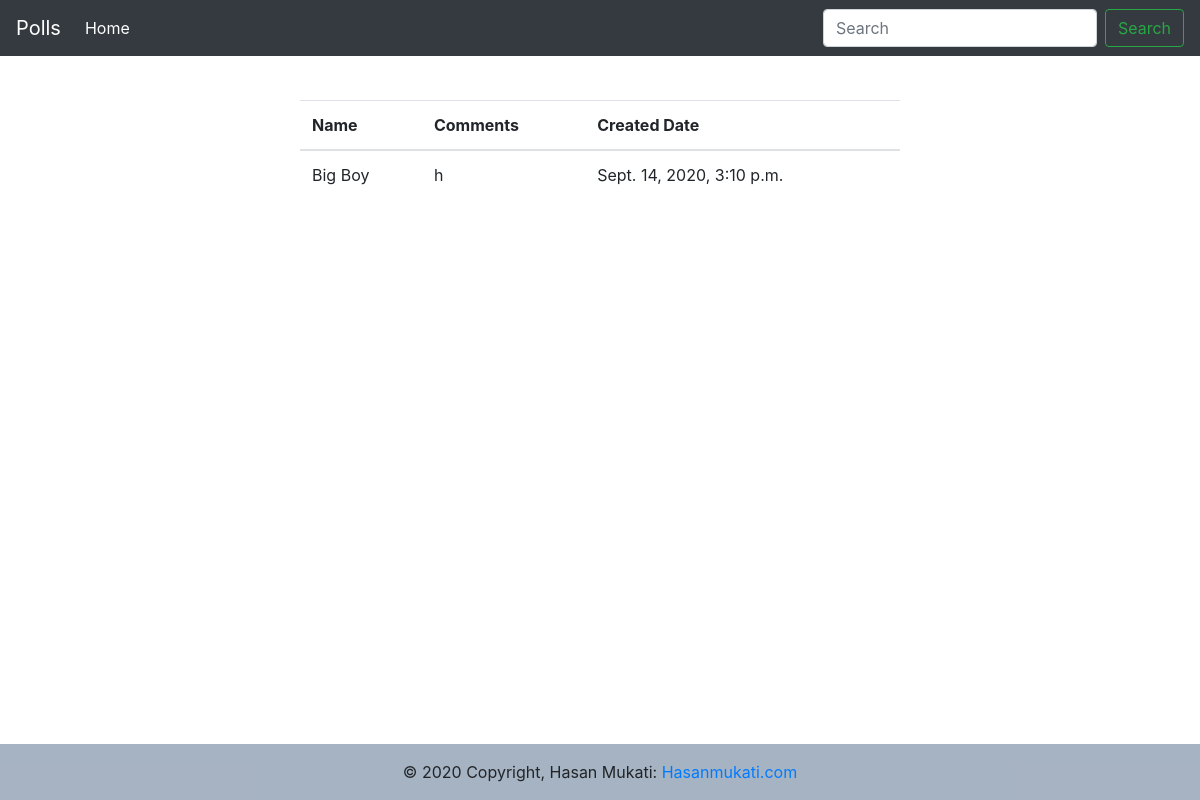
Screenshot of /polls/comments/list/ with the database file from the repository.
### polls/models.py (models this page shows, shortened)
class Comment(models.Model):
    post = models.ForeignKey(Question, on_delete=models.CASCADE, related_name='comments')
    author = models.CharField(max_length=200)
    text = models.TextField()
    created_date = models.DateTimeField(default=timezone.now)
    approved_comment = models.BooleanField(default=False)

### polls/views.py (the view)
# urls.py: path('comments/list/', views.commentLists, name='commentLists'),
def commentLists(request):
    someData = {}
    someData['anyData'] = 'anyValue'
    someData['comments'] = Comment.objects.order_by('-created_date')
    return render(request, 'polls/comment-lists.html', someData)

### polls/templates/polls/comment-lists.html (shortened to what this page needs)
<!DOCTYPE html>
<html lang="en">
  <head>
    <link rel="stylesheet" href="https://stackpath.bootstrapcdn.com/bootstrap/4.5.2/css/bootstrap.min.css">
</head>
<body>
    <nav class="navbar navbar-expand-md navbar-dark bg-dark fixed-top">
        <a class="navbar-brand" href="/polls/" googl="true">Polls</a>
        <div class="collapse navbar-collapse" id="navbarsExampleDefault">
          <ul class="navbar-nav mr-auto">
            <li class="nav-item active">
              <a class="nav-link" href="http://127.0.0.1:8000/">Home <span class="sr-only">(current)</span></a>
            </li>
          </ul>
          <form class="form-inline my-2 my-lg-0">
            <input class="form-control mr-sm-2" type="text" placeholder="Search" aria-label="Search">
            <button class="btn btn-outline-success my-2 my-sm-0" type="submit">Search</button>
          </form>
        </div>
      </nav>
    <div class="our_page_container">
        <table class="table table-condensed">
            <thead>
            <tr>
              <th>Name</th>
              <th>Comments</th>
              <th>Created Date</th>
            </tr>
            </thead>
            <tbody>
            {% for getN in comments %}
            <tr>
              <td googl="true">{{getN.author}}</td>
              <td>{{getN.text}}</td>
              <td>{{getN.created_date}}</td>
            </tr>
            {% endfor %}
            </tbody>
        </table>
    </div>
</body>
<div class="footer_container">
  <footer class="page-footer font-small blue">
      <div class="footer-copyright text-center py-3">© 2020 Copyright, Hasan Mukati:
        <a href="https://Hasanmukati.com/"> Hasanmukati.com</a>
      </div>
    </footer>
  </div>
</html>

### polls/templates/polls/comment-lists.html (style rules this page uses)
.footer_container { position: absolute; left: 0; right: 0; bottom: 0; background-color: rgba(161, 174, 190, 0.938) }
.our_page_container { width: 100%; max-width: 600px; margin: 100px auto; }

### rows the page displays
Comment: author "Big Boy", text "h", created_date "Sept. 14, 2020, 3:10 p.m."
